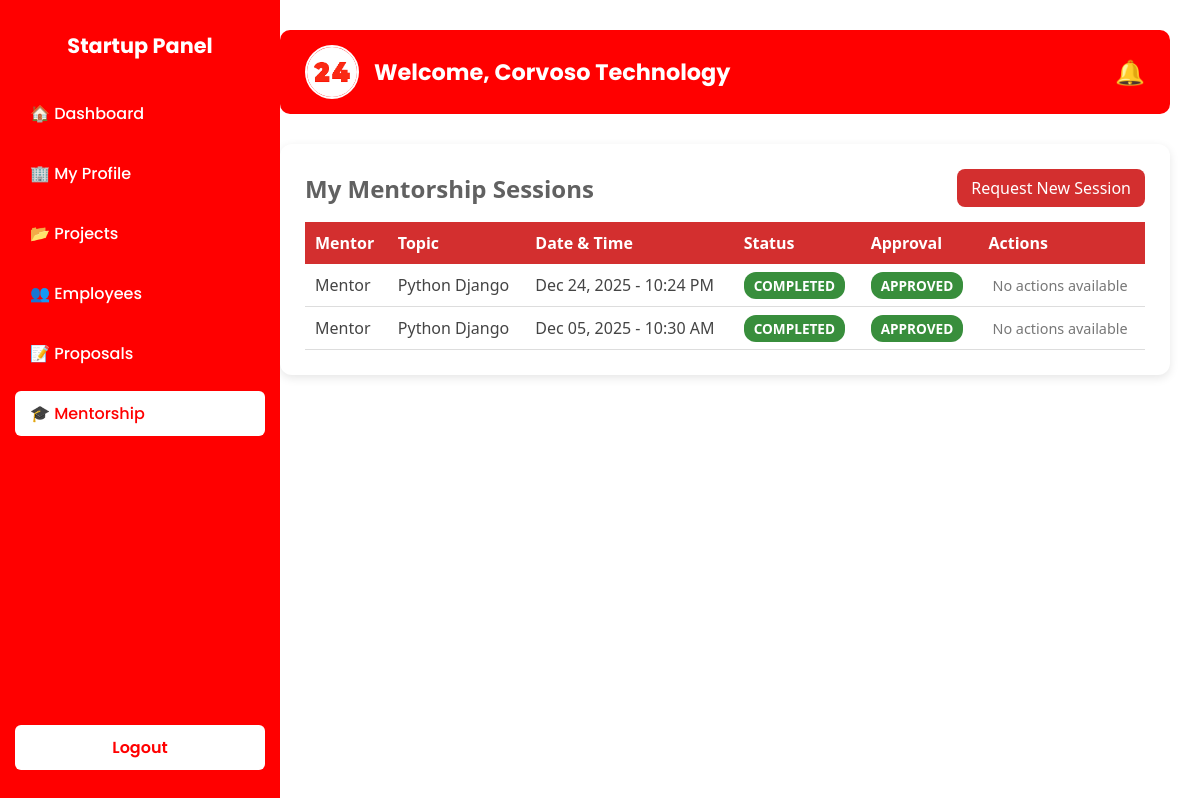
/startup/sessions/ (signed in), run on an earlier commit of the app's database.
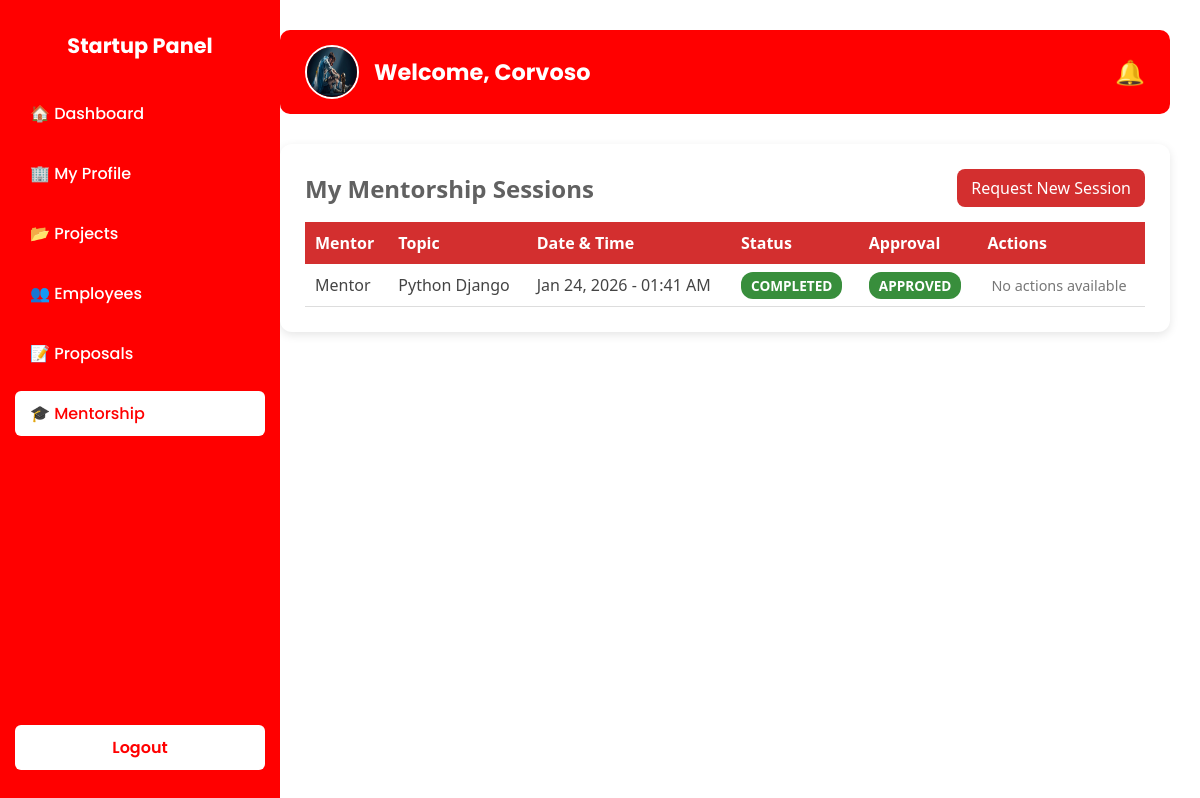
And on a later commit of the database.
### startup/models.py (models this page shows, shortened)
class StartupProfile(models.Model):
    user = models.OneToOneField(CustomUser, on_delete=models.CASCADE, related_name="startup_profile")
    startup_name = models.CharField(max_length=100)
    description = models.TextField(blank=True, null=True)
    website = models.URLField(blank=True, null=True)
    founded_date = models.DateField(blank=True, null=True)
    industry = models.CharField(max_length=100, blank=True, null=True)
    logo = models.ImageField(upload_to='startup_logos/', blank=True, null=True)  # changed to ImageField

### mentors/models.py (models this page shows, shortened)
class MentorshipSession(models.Model):
    mentor = models.ForeignKey(MentorProfile, on_delete=models.CASCADE, related_name="sessions")
    startup = models.ForeignKey(StartupProfile, on_delete=models.CASCADE, related_name="sessions")
    topic = models.CharField(max_length=100)
    session_date = models.DateTimeField()
    notes = models.TextField(blank=True, null=True)
    approval_status = models.CharField(
        max_length=20,
        choices=[
            ('PENDING', 'Pending Approval'),
            ('APPROVED', 'Approved'),
            ('REJECTED', 'Rejected'),
        ],
        default='PENDING'
    )
    status = models.CharField(
    max_length=20,
    choices=[
        ('REQUESTED', 'Requested'),   # <-- new option
        ('SCHEDULED', 'Scheduled'),
        ('COMPLETED', 'Completed'),
        ('CANCELLED', 'Cancelled'),
    ],
    default='REQUESTED'
)

class MentorProfile(models.Model):
    user = models.OneToOneField(CustomUser, on_delete=models.CASCADE, related_name="mentor_profile")
    expertise_area = models.CharField(max_length=200)
    profile_image = models.ImageField(
        upload_to="mentors/profile_images/",
        blank=True,
        null=True
    )
    experience_years = models.PositiveIntegerField(default=0)
    linkedin_profile = models.URLField(blank=True, null=True)

### accounts/models.py (models this page shows, shortened)
class CustomUser(AbstractUser):
    ROLE_CHOICES = [
        ('ADMIN', 'Admin'),
        ('STARTUP', 'Startup'),
        ('FREELANCER', 'Freelancer'),
        ('MENTOR', 'Mentor'),
        ('INVESTOR', 'Investor'),
    ]
    role = models.CharField(max_length=20, choices=ROLE_CHOICES, default='STARTUP')
    created_at = models.DateTimeField(auto_now_add=True)
    groups = models.ManyToManyField(
        Group,
        related_name='customuser_set',  # <--- change related_name
        blank=True,
        help_text='The groups this user belongs to.'
    )
    user_permissions = models.ManyToManyField(
        Permission,
        related_name='customuser_set',  # <--- change related_name
        blank=True,
        help_text='Specific permissions for this user.'
    )

### startup/views.py (the view)
# urls.py: path('sessions/', views.startup_sessions, name='startup_sessions'),
@login_required
def startup_sessions(request):
    startup = request.user.startup_profile
    sessions = MentorshipSession.objects.filter(startup=startup).order_by('-session_date')
    return render(request, 'startup_sessions_list.html', {
        'sessions': sessions,
        'profile': request.user.startup_profile
    })

### startup/templates/startup_sessions_list.html (shortened to what this page needs)
{% extends 'base_startup.html' %}
{% block content %}
<div class="panel">
    <div class="header">
        <h2>My Mentorship Sessions</h2>
        <a href="{% url 'startup:create_session' %}" class="btn btn-primary">
            Request New Session
        </a>
    </div>
    <table class="table">
        <thead>
            <tr>
                <th>Mentor</th>
                <th>Topic</th>
                <th>Date & Time</th>
                <th>Status</th>
                <th>Approval</th>
                <th>Actions</th>
            </tr>
        </thead>
        <tbody>
            {% for session in sessions %}
            <tr>
                <td>{{ session.mentor.user.username }}</td>
                <td>{{ session.topic }}</td>
                <td>{{ session.session_date|date:"M d, Y - h:i A" }}</td>
                <td>
                    <span class="badge {{ session.status|lower }}">
                        {{ session.status }}
                    </span>
                </td>
                <td>
                    <span class="badge {{ session.approval_status|lower }}">
                        {{ session.approval_status }}
                    </span>
                </td>
                <td>
                    {% if session.status != 'COMPLETED' %}
                        <a href="{% url 'startup:session_detail' session.id %}"
                           class="action-link">
                            View
                        </a>
                        {% if session.status != 'CANCELLED' %}
                            |
                            <a href="{% url 'startup:update_session' session.id %}"
                               class="action-link">
                                Edit
                            </a>
                            {% if session.approval_status == 'APPROVED' %}
                                <span class="muted">(Re-approval required)</span>
                            {% elif session.approval_status == 'PENDING' %}
                                <span class="muted">(Awaiting approval)</span>
                            {% elif session.approval_status == 'REJECTED' %}
                                <span class="muted">(Rejected)</span>
                            {% endif %}
                            |
                            <a href="{% url 'startup:cancel_session' session.id %}"
                               class="action-link cancel">
                                Cancel
                            </a>
                        {% endif %}
                    {% else %}
                        <span class="muted">No actions available</span>
                    {% endif %}
                </td>
            </tr>
            {% empty %}
            <tr>
                <td colspan="6" style="text-align:center;">
                    No mentorship sessions found.
                </td>
            </tr>
            {% endfor %}
        </tbody>
    </table>
</div>
{% endblock %}

### startup/templates/base_startup.html (shortened to what this page needs)
{% load static %}
<!DOCTYPE html>
<html lang="en">
<head>
</head>
<body>
    <nav class="sidebar">
        <div>
            <h2>Startup Panel</h2>
            <ul>
                <li>
                    <a href="{% url 'startup:startup_dashboard' %}"
                    class="{% if request.path == '/startup/dashboard/' or request.path == '/startup/dashboard/' %}active{% endif %}">🏠 Dashboard</a>
                </li>
                <li>
                <a href="{% url 'startup:stprofile_detail' %}"
                class="{% if '/startup/profile/' in request.path %}active{% endif %}">
                🏢 My Profile
                </a>
                </li>
                <li>
                    <a href="{% url 'startup:startup_projects' %}"
                        class="{% if '/startup/projects/' in request.path %}active{% endif %}">📂 Projects</a>
                </li>
                <li>
                    <a href="{% url 'startup:startup_employees' %}"
                        class="{% if '/startup/employees/' in request.path %}active{% endif %}">👥 Employees</a>
                </li>
                <li>
                    <a href="{% url 'startup:project_proposals' %}"
                        class="{% if '/startup/proposals/' in request.path %}active{% endif %}">📝 Proposals</a>
                </li>
                <li>
                    <a href="{% url 'startup:startup_sessions' %}"
                        class="{% if '/startup/sessions/' in request.path %}active{% endif %}">🎓 Mentorship</a>
                </li>
            </ul>
        </div>
        <div class="logout">
            <a href="{% url 'logout' %}">Logout</a>
        </div>
    </nav>
    <div class="main-content">
        <header>
            <div class="header-left">
                {% if profile.logo %}
                    <img src="{{ profile.logo.url }}" alt="Logo">
                {% else %}
                    <img src="{% static 'images/logo.png' %}" alt="Logo">
                {% endif %}
                <h1>Welcome, {{ profile.startup_name }}</h1>
            </div>
            <div class="header-right notification">
                🔔
            </div>
        </header>
        {% block content %}{% endblock %}
    </div>
</body>
</html>

What changed in the data, as far as the page shows it:
removed MentorshipSession: mentor.user.username "Mentor", topic "Python Django", session_date "Dec 24, 2025 - 10:24 PM", status "COMPLETED", approval_status "APPROVED", shows "No actions available"
changed StartupProfile: logo: a different picture; startup_name "Corvoso Technology" → "Corvoso"
changed MentorshipSession "Python Django": session_date "Dec 05, 2025 - 10:30 AM" → "Jan 24, 2026 - 01:41 AM"
